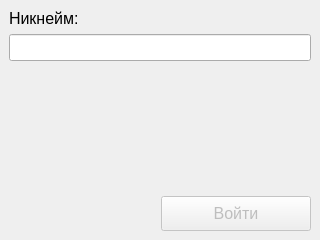
<?xml version="1.0" encoding="UTF-8"?>
<ui version="4.0">
 <class>StartWindow</class>
 <widget class="QDialog" name="StartWindow">
  <property name="geometry">
   <rect>
    <x>0</x>
    <y>0</y>
    <width>320</width>
    <height>240</height>
   </rect>
  </property>
  <property name="minimumSize">
   <size>
    <width>320</width>
    <height>240</height>
   </size>
  </property>
  <property name="maximumSize">
   <size>
    <width>320</width>
    <height>240</height>
   </size>
  </property>
  <property name="font">
   <font>
    <pointsize>12</pointsize>
   </font>
  </property>
  <property name="windowTitle">
   <string>City Chat</string>
  </property>
  <property name="windowIcon">
   <iconset resource="resources.qrc">
    <normaloff>:/app_icon.svg</normaloff>:/app_icon.svg</iconset>
  </property>
  <layout class="QGridLayout" name="global_layout">
   <property name="margin">
    <number>0</number>
   </property>
   <item row="0" column="0">
    <widget class="QWidget" name="central_widget" native="true">
     <layout class="QVBoxLayout" name="central_widget_layout">
      <item>
       <widget class="QLabel" name="nickname_label">
        <property name="text">
         <string>Никнейм:</string>
        </property>
       </widget>
      </item>
      <item>
       <widget class="QLineEdit" name="nickname_editor"/>
      </item>
      <item>
       <spacer name="global_spacer">
        <property name="orientation">
         <enum>Qt::Vertical</enum>
        </property>
        <property name="sizeHint" stdset="0">
         <size>
          <width>20</width>
          <height>124</height>
         </size>
        </property>
       </spacer>
      </item>
      <item>
       <layout class="QHBoxLayout" name="control_button_layout">
        <item>
         <spacer name="control_button_spacer">
          <property name="orientation">
           <enum>Qt::Horizontal</enum>
          </property>
          <property name="sizeHint" stdset="0">
           <size>
            <width>40</width>
            <height>20</height>
           </size>
          </property>
         </spacer>
        </item>
        <item>
         <widget class="QPushButton" name="login_button">
          <property name="enabled">
           <bool>false</bool>
          </property>
          <property name="minimumSize">
           <size>
            <width>150</width>
            <height>35</height>
           </size>
          </property>
          <property name="text">
           <string>Войти</string>
          </property>
          <property name="icon">
           <iconset resource="resources.qrc">
            <normaloff>:/login_button_icon.svg</normaloff>:/login_button_icon.svg</iconset>
          </property>
          <property name="default">
           <bool>true</bool>
          </property>
         </widget>
        </item>
       </layout>
      </item>
     </layout>
    </widget>
   </item>
  </layout>
 </widget>
 <resources>
  <include location="resources.qrc"/>
 </resources>
 <connections/>
</ui>
